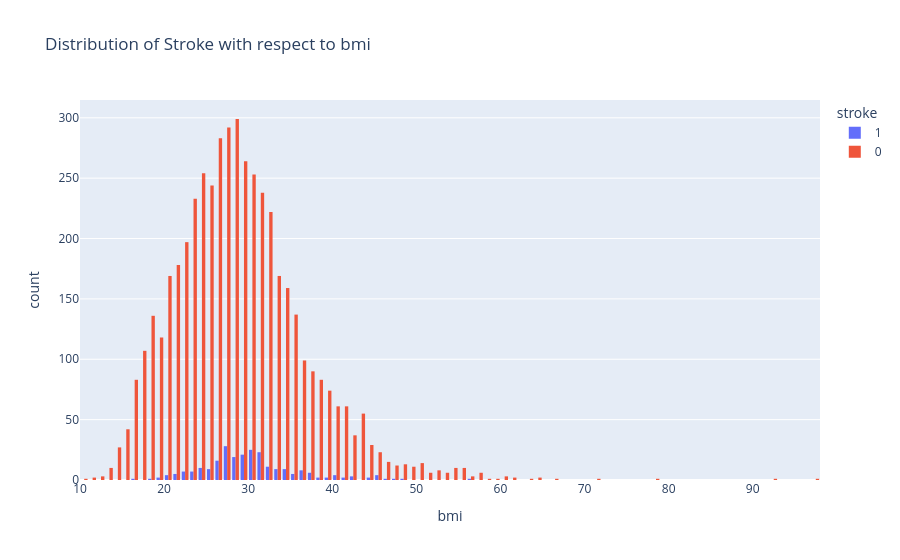

This figure's notebook cell:
### Code cell
fig=px.histogram(df, 
                 x="bmi",
                 color="stroke",
                 hover_data=df.columns,
                 title="Distribution of Stroke with respect to bmi",
                 barmode="group")
fig.show()

### Figure 1 — Plotly figure (JSON) as saved in the notebook; plotly's stock layout.template omitted (floating-point values rounded to 4 significant figures; data arrays with more than 128 entries replaced by an {"elided": "..."} marker saying what was removed)
{"data": [{"alignmentgroup": "True", "bingroup": "x", "hovertemplate": "stroke=1<br>bmi=%{x}<br>count=%{y}<extra></extra>", "legendgroup": "1", "marker": {"color": "#636efa", "pattern": {"shape": ""}}, "name": "1", "offsetgroup": "1", "orientation": "v", "showlegend": true, "type": "histogram", "x": {"elided": "249 float values"}, "xaxis": "x", "yaxis": "y"}, {"alignmentgroup": "True", "bingroup": "x", "hovertemplate": "stroke=0<br>bmi=%{x}<br>count=%{y}<extra></extra>", "legendgroup": "0", "marker": {"color": "#EF553B", "pattern": {"shape": ""}}, "name": "0", "offsetgroup": "0", "orientation": "v", "showlegend": true, "type": "histogram", "x": {"elided": "4861 float values"}, "xaxis": "x", "yaxis": "y"}], "layout": {"barmode": "group", "legend": {"title": {"text": "stroke"}, "tracegroupgap": 0}, "title": {"text": "Distribution of Stroke with respect to bmi"}, "xaxis": {"anchor": "y", "domain": [0, 1], "title": {"text": "bmi"}}, "yaxis": {"anchor": "x", "domain": [0, 1], "title": {"text": "count"}}}}
